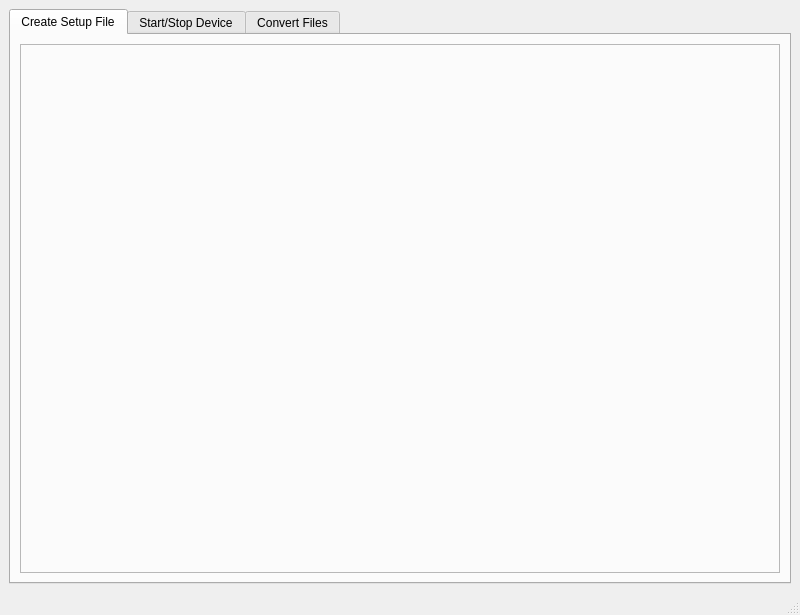
<?xml version="1.0" encoding="UTF-8"?>
<ui version="4.0">
 <class>MainWindow</class>
 <widget class="QMainWindow" name="MainWindow">
  <property name="geometry">
   <rect>
    <x>0</x>
    <y>0</y>
    <width>800</width>
    <height>615</height>
   </rect>
  </property>
  <property name="minimumSize">
   <size>
    <width>800</width>
    <height>600</height>
   </size>
  </property>
  <property name="windowTitle">
   <string>Lowell Instruments - Domino</string>
  </property>
  <property name="windowIcon">
   <iconset resource="icons.qrc">
    <normaloff>:/icons/icons/icons8-year-of-dog-96-white.png</normaloff>:/icons/icons/icons8-year-of-dog-96-white.png</iconset>
  </property>
  <widget class="QWidget" name="centralwidget">
   <layout class="QGridLayout" name="gridLayout">
    <item row="0" column="0">
     <widget class="QTabWidget" name="tabWidget">
      <property name="sizePolicy">
       <sizepolicy hsizetype="Minimum" vsizetype="Expanding">
        <horstretch>0</horstretch>
        <verstretch>0</verstretch>
       </sizepolicy>
      </property>
      <property name="currentIndex">
       <number>0</number>
      </property>
      <property name="iconSize">
       <size>
        <width>36</width>
        <height>36</height>
       </size>
      </property>
      <widget class="QWidget" name="tab">
       <property name="sizePolicy">
        <sizepolicy hsizetype="Minimum" vsizetype="Preferred">
         <horstretch>0</horstretch>
         <verstretch>0</verstretch>
        </sizepolicy>
       </property>
       <attribute name="icon">
        <iconset resource="icons.qrc">
         <normaloff>:/icons/icons/icons8-services-48.png</normaloff>:/icons/icons/icons8-services-48.png</iconset>
       </attribute>
       <attribute name="title">
        <string>Create Setup File</string>
       </attribute>
       <layout class="QGridLayout" name="gridLayout_2">
        <item row="0" column="0">
         <widget class="QFrame" name="frame_setup_file">
          <property name="frameShape">
           <enum>QFrame::StyledPanel</enum>
          </property>
          <property name="frameShadow">
           <enum>QFrame::Raised</enum>
          </property>
         </widget>
        </item>
       </layout>
      </widget>
      <widget class="QWidget" name="tab_2">
       <attribute name="icon">
        <iconset resource="icons.qrc">
         <normaloff>:/icons/icons/usb.png</normaloff>:/icons/icons/usb.png</iconset>
       </attribute>
       <attribute name="title">
        <string>Start/Stop Device</string>
       </attribute>
       <layout class="QGridLayout" name="gridLayout_3">
        <item row="0" column="0">
         <widget class="QFrame" name="frame_start_stop">
          <property name="frameShape">
           <enum>QFrame::StyledPanel</enum>
          </property>
          <property name="frameShadow">
           <enum>QFrame::Raised</enum>
          </property>
         </widget>
        </item>
       </layout>
      </widget>
      <widget class="QWidget" name="tab_3">
       <attribute name="icon">
        <iconset resource="icons.qrc">
         <normaloff>:/icons/icons/convert.png</normaloff>:/icons/icons/convert.png</iconset>
       </attribute>
       <attribute name="title">
        <string>Convert Files</string>
       </attribute>
       <layout class="QGridLayout" name="gridLayout_4">
        <item row="0" column="0">
         <widget class="QFrame" name="frame_convert">
          <property name="frameShape">
           <enum>QFrame::StyledPanel</enum>
          </property>
          <property name="frameShadow">
           <enum>QFrame::Raised</enum>
          </property>
         </widget>
        </item>
       </layout>
      </widget>
     </widget>
    </item>
   </layout>
  </widget>
  <widget class="QStatusBar" name="statusBar"/>
 </widget>
 <resources>
  <include location="icons.qrc"/>
 </resources>
 <connections/>
</ui>
